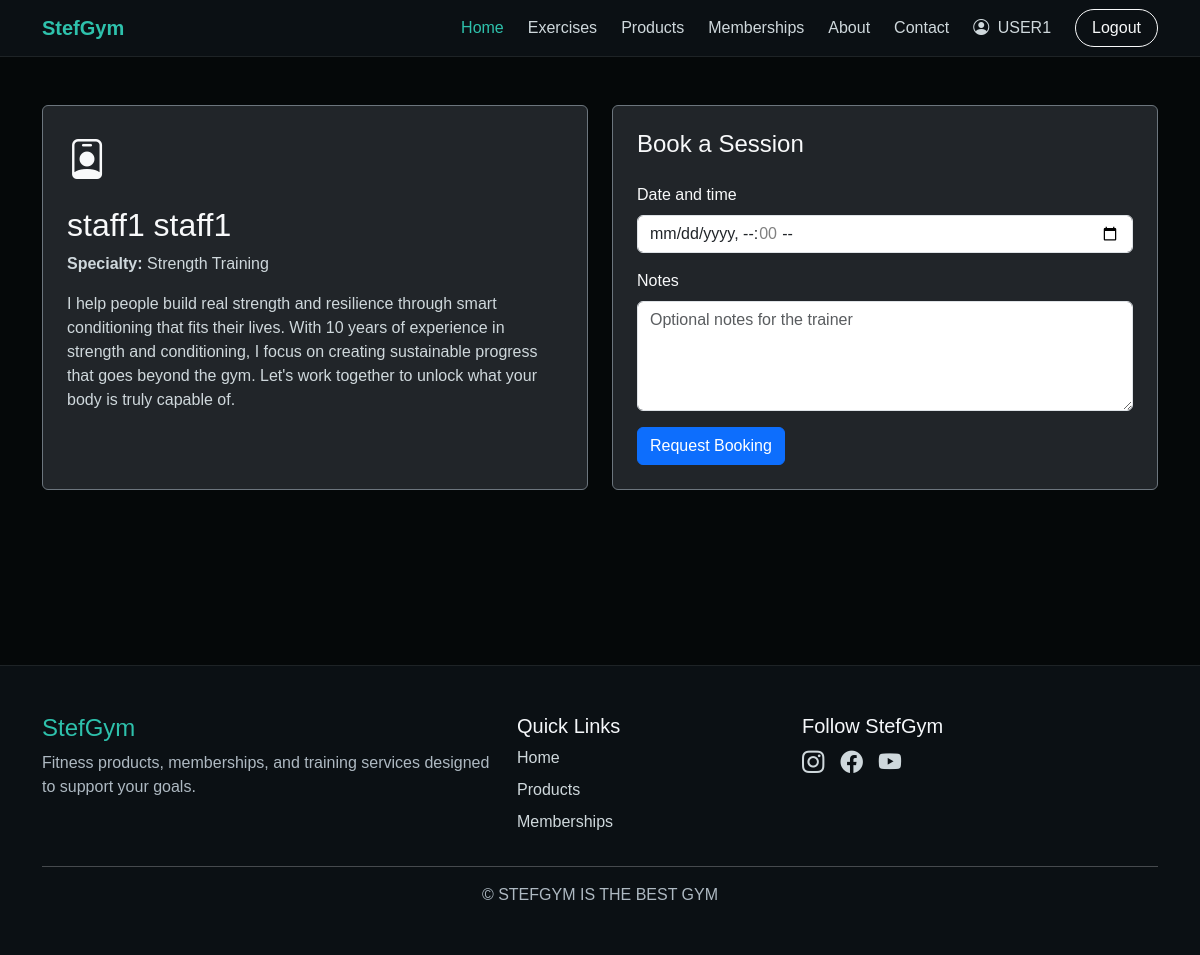
The app's page /bookings/trainers/2/ (signed in) with its own data.
### bookings/models.py (models this page shows)
class TrainerProfile(models.Model):
    user =models.OneToOneField(
        settings.AUTH_USER_MODEL,
        on_delete=models.CASCADE,
        related_name="trainer_profile",
    )
    specialty=models.CharField(max_length=100)
    biography=models.TextField(blank=True)
    is_available=models.BooleanField(default=True)
    def __str__(self):
        return self.user.get_full_name() or self.user.username

### bookings/views.py (the view)
# urls.py: path("trainers/<int:trainer_id>/",views.trainer_detail,name="trainer_detail",),
@login_required
def trainer_detail(request, trainer_id):
    trainer = get_object_or_404(
        TrainerProfile.objects.select_related("user"),
        pk=trainer_id,
        is_available=True,
    )
    profile, _ = Profile.objects.get_or_create(
        user=request.user,
    )
    if request.method == "POST":
        if not profile.can_book_trainer:
            messages.warning(
                request,
                "Trainer booking requires a Premium or Elite membership.",
            )
            return redirect("accounts:dashboard")
        form = BookingForm(
            request.POST,
            trainer=trainer,
            member=request.user,
        )
        if form.is_valid():
            booking = form.save(commit=False)
            booking.member = request.user
            booking.trainer = trainer
            try:
                with transaction.atomic():
                    booking.save()
            except IntegrityError:
                form.add_error(
                    "starts_at",
                    "This trainer is already booked at that time.",
                )
            else:
                messages.success(
                    request,
                    "Your trainer booking was submitted.",
                )
                return redirect("bookings:my_bookings")
    else:
        form = BookingForm(
            trainer=trainer,
            member=request.user,
        )
    return render(
        request,
        "bookings/trainer_detail.html",
        {
            "trainer": trainer,
            "profile": profile,
            "form": form,
        },
    )

### accounts/models.py (called while the page is built)
    @property
    def can_book_trainer(self):
        return(self.current_membership is not None and self.current_membership.is_active and self.current_membership.can_book_trainer)

### bookings/templates/bookings/trainer_detail.html (shortened to what this page needs)
{% extends "navbarfooter.html" %}
{% block content %}
<section class="container py-5">
    <div class="row g-4">
        <div class="col-lg-6">
            <article class="card bg-dark text-light border-secondary h-100">
                <div class="card-body p-4">
                    <i class="bi bi-person-badge fs-1"></i>
                    <h1 class="h2 mt-3">
                        {{ trainer.user.get_full_name|default:trainer.user.username }}
                    </h1>
                    <p>
                        <strong>Specialty:</strong>
                        {{ trainer.specialty }}
                    </p>
                    <p>
                        {{ trainer.biography|default:"Biography coming soon." }}
                    </p>
                </div>
            </article>
        </div>
        <div class="col-lg-6">
            <article class="card bg-dark text-light border-secondary">
                <div class="card-body p-4">
                    <h2 class="h4 mb-4">Book a Session</h2>
                    {% if profile.can_book_trainer %}
                        <form method="post">
                            <div class="mb-3">
                                <label
                                    for="{{ form.starts_at.id_for_label }}"
                                    class="form-label"
                                >
                                    Date and time
                                </label>
                                {{ form.starts_at }}
                            </div>
                            <div class="mb-3">
                                <label
                                    for="{{ form.notes.id_for_label }}"
                                    class="form-label"
                                >
                                    Notes
                                </label>
                                {{ form.notes }}
                            </div>
                            <button
                                type="submit"
                                class="btn btn-primary"
                            >
                                Request Booking
                            </button>
                        </form>
                    {% endif %}
                </div>
            </article>
        </div>
    </div>
</section>
{% endblock %}

### templates/navbarfooter.html (shortened to what this page needs)
{% load static %}
<!DOCTYPE html>
<html lang="en">
<head>
    <link
        href="https://cdn.jsdelivr.net/npm/bootstrap@5.3.8/dist/css/bootstrap.min.css"
        rel="stylesheet"
    >
    <link
        href="https://cdn.jsdelivr.net/npm/bootstrap-icons@1.11.1/font/bootstrap-icons.css"
        rel="stylesheet"
    >
    <link rel="stylesheet" href="{% static 'css/body.css' %}">
    <link rel="stylesheet" href="{% static 'css/navbar.css' %}">
    <link rel="stylesheet" href="{% static 'css/footer.css' %}">
</head>
<body class="stefgym-body">
    <nav class="navbar navbar-expand-lg navbar-dark stef-navbar sticky-top">
        <div class="container">
            <a class="navbar-brand fw-bold" href="{% url 'core:home' %}">
                StefGym
            </a>
            <div class="collapse navbar-collapse" id="mainNavbar">
                <ul class="navbar-nav ms-auto align-items-lg-center gap-lg-2">
                    <li class="nav-item">
                        <a class="nav-link active" href="{% url 'core:home' %}">
                            Home
                        </a>
                    </li>
                    <li class="nav-item"><a class="nav-link" href="{% url 'workouts:exercise_list' %}"> Exercises</a></li>
                    <li class="nav-item">
                        <a class="nav-link"
                        href="{% url 'catalog:product_list' %}">
                        Products
                    </a>
                    </li>
                    <li class="nav-item">
                        <a class="nav-link" href="{% url 'core:home' %}#memberships">
                            Memberships
                        </a>
                    </li>
                    <li class="nav-item">
                        <a class="nav-link {% if request.resolver_match.url_name == 'about' %}active{% endif %}"href=" {% url 'core:about' %}">
                            About
                        </a>
                    </li>
                    <li class="nav-item">
                        <a
                            class="nav-link"
                            href="{% url 'contact' %}"> Contact</a> </li>
                    {% if user.is_authenticated %}
                    <li class="nav-item">
                        <a class="nav-link" href="{% url 'accounts:dashboard' %}">
                            <i class="bi bi-person-circle me-1"></i>
                            {{ user.username }}
                        </a>
                    </li>
                    <li class="nav-item">
                        <form
                            method="post"
                            action="{% url 'accounts:logout' %}"
                            class="d-inline">
                            <button
                                type="submit"
                                class="btn btn-outline-light rounded-pill px-3 ms-lg-2">
                            Logout
                            </button>
                        </form>
                    </li>
                    {% endif %}
                </ul>
            </div>
        </div>
    </nav>
    <main>
        {% block content %}{% endblock %}
    </main>
    <footer class="stef-footer py-5 mt-5">
        <div class="container">
            <div class="row g-4">
                <div class="col-md-5">
                    <h2 class="footer-brand h4">StefGym</h2>
                    <p class="footer-text">
                        Fitness products, memberships, and training services
                        designed to support your goals.
                    </p>
                </div>
                <div class="col-md-3">
                    <h3 class="h5">Quick Links</h3>
                    <ul class="list-unstyled footer-links">
                        <li>
                            <a href="{% url 'core:home' %}">Home</a>
                        </li>
                        <li>
                            <a href="#products">Products</a>
                        </li>
                        <li>
                            <a href="#memberships">Memberships</a>
                        </li>
                    </ul>
                </div>
                <div class="col-md-4">
                    <h3 class="h5">Follow StefGym</h3>
                    <div class="social-icons">
                        <a href="#" aria-label="Instagram">
                            <i class="bi bi-instagram"></i>
                        </a>
                        <a href="#" aria-label="Facebook">
                            <i class="bi bi-facebook"></i>
                        </a>
                        <a href="#" aria-label="YouTube">
                            <i class="bi bi-youtube"></i>
                        </a>
                    </div>
                </div>
            </div>
            <hr>
            <p class="footer-copyright text-center mb-0">
                &copy; STEFGYM IS THE BEST GYM
            </p>
        </div>
    </footer>
</body>
</html>

### static/css/body.css (style rules this page uses)
html { scroll-behavior: smooth; }
body.stefgym-body { min-height: 100vh; margin: 0; background: #050809; color: #f5f7fa; font-family: Arial, Helvetica, sans-serif; }
main { min-height: 70vh; }
h1, h2, h3, h4, h5, h6 { color: #ffffff; }
p { color: #cfd8dc; }

### static/css/navbar.css (style rules this page uses)
.stef-navbar { background: #0b1014; border-bottom: 1px solid rgba(255, 255, 255, 0.08); }
.stef-navbar .navbar-brand { color: #2ec1ac; }
.stef-navbar .nav-link { color: #cfd8dc; }
.stef-navbar .nav-link:hover, .stef-navbar .nav-link.active { color: #2ec1ac; }

### static/css/footer.css (style rules this page uses)
.stef-footer { background: #0b1014; color: #f5f7fa; border-top: 1px solid rgba(255, 255, 255, 0.08); }
.footer-brand { color: #2ec1ac; }
.footer-text, .footer-copyright { color: #aeb9c2; }
.footer-links li { margin-bottom: 0.5rem; }
.footer-links a, .social-icons a { color: #cfd8dc; text-decoration: none; }
.social-icons { display: flex; gap: 1rem; font-size: 1.4rem; }

### records on screen
TrainerProfile: user.get_full_name "staff1 staff1", specialty "Strength Training", biography "I help people build real strength and resilience through smart conditioning that fits their lives. With 10 years of experience in strength and conditioning, I focus on creating sustainable progress that goes beyond the gym. Let's work together to unlock what your body is truly capable of."

### other values on screen
{{ user.username }} "USER1"
